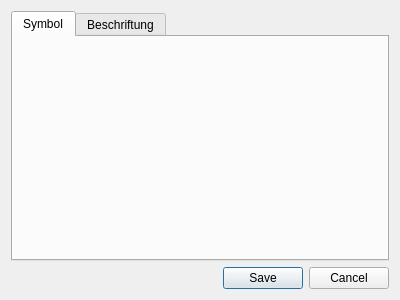
<?xml version="1.0" encoding="UTF-8"?>
<ui version="4.0">
 <class>Dialog</class>
 <widget class="QDialog" name="Dialog">
  <property name="geometry">
   <rect>
    <x>0</x>
    <y>0</y>
    <width>400</width>
    <height>300</height>
   </rect>
  </property>
  <property name="windowTitle">
   <string>Planwerk annotieren</string>
  </property>
  <layout class="QVBoxLayout" name="verticalLayout">
   <item>
    <widget class="QTabWidget" name="tabs">
     <property name="currentIndex">
      <number>0</number>
     </property>
     <widget class="QWidget" name="symbol_tab">
      <attribute name="title">
       <string>Symbol</string>
      </attribute>
      <layout class="QVBoxLayout" name="verticalLayout_2"/>
     </widget>
     <widget class="QWidget" name="text_tab">
      <attribute name="title">
       <string>Beschriftung</string>
      </attribute>
      <layout class="QVBoxLayout" name="verticalLayout_4">
       <item>
        <widget class="QGroupBox" name="groupBox_2">
         <property name="title">
          <string>Beschriftung</string>
         </property>
         <layout class="QVBoxLayout" name="verticalLayout_3">
          <item>
           <layout class="QHBoxLayout" name="horizontalLayout">
            <property name="spacing">
             <number>50</number>
            </property>
            <item>
             <widget class="QLabel" name="label">
              <property name="text">
               <string>Text</string>
              </property>
             </widget>
            </item>
            <item>
             <widget class="QLineEdit" name="text_content"/>
            </item>
           </layout>
          </item>
         </layout>
        </widget>
       </item>
       <item>
        <spacer name="verticalSpacer_2">
         <property name="orientation">
          <enum>Qt::Vertical</enum>
         </property>
         <property name="sizeHint" stdset="0">
          <size>
           <width>20</width>
           <height>40</height>
          </size>
         </property>
        </spacer>
       </item>
      </layout>
     </widget>
    </widget>
   </item>
   <item>
    <layout class="QHBoxLayout" name="horizontalLayout_2">
     <item>
      <widget class="QLabel" name="error_message">
       <property name="text">
        <string/>
       </property>
      </widget>
     </item>
     <item>
      <widget class="QDialogButtonBox" name="buttonBox">
       <property name="enabled">
        <bool>true</bool>
       </property>
       <property name="orientation">
        <enum>Qt::Horizontal</enum>
       </property>
       <property name="standardButtons">
        <set>QDialogButtonBox::Cancel|QDialogButtonBox::Save</set>
       </property>
      </widget>
     </item>
    </layout>
   </item>
  </layout>
 </widget>
 <resources/>
 <connections>
  <connection>
   <sender>buttonBox</sender>
   <signal>accepted()</signal>
   <receiver>Dialog</receiver>
   <slot>accept()</slot>
   <hints>
    <hint type="sourcelabel">
     <x>248</x>
     <y>254</y>
    </hint>
    <hint type="destinationlabel">
     <x>157</x>
     <y>274</y>
    </hint>
   </hints>
  </connection>
  <connection>
   <sender>buttonBox</sender>
   <signal>rejected()</signal>
   <receiver>Dialog</receiver>
   <slot>reject()</slot>
   <hints>
    <hint type="sourcelabel">
     <x>316</x>
     <y>260</y>
    </hint>
    <hint type="destinationlabel">
     <x>286</x>
     <y>274</y>
    </hint>
   </hints>
  </connection>
 </connections>
</ui>
